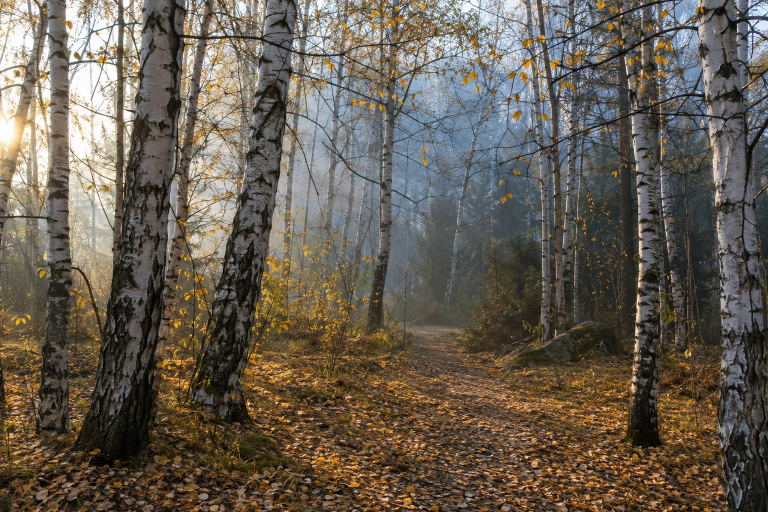
#> input picture photos/birch-grove.jpg, 1536 x 1024 px, given in place of photos, which was not available (shown at 1/2 size)
$ python filter_sheet.py ../photos
#> lines starting #> are read from the running program, lines starting #| are printed output that depends on the picture; after the words box and inside, x2 and y2 are one past the last pixel; in counts of white or black regions, pixels touching at a corner belong together
### spike/filters.py
"""Free, local image filters for painting lessons (#7). Each takes and returns an RGB numpy array.

Called through `spike/tools.py`; kept here so the skill, the contact sheet, and tests share them.
"""

from __future__ import annotations

from pathlib import Path

import cv2
import numpy as np
from PIL import Image, ImageOps

MAX_SIDE = 1536  # same as the image model's inputs; keeps the slower filters quick


def load(path: Path, max_side: int = MAX_SIDE) -> np.ndarray:
    img = ImageOps.exif_transpose(Image.open(path)).convert("RGB")
    img.thumbnail((max_side, max_side))
    return np.asarray(img).copy()


# [4 lines left out: function save, not called in this run]


def lightness(rgb: np.ndarray) -> np.ndarray:
    """Perceived lightness, 0-255 (the L of Lab), which matches how values read to a painter."""
    return cv2.cvtColor(rgb, cv2.COLOR_RGB2LAB)[:, :, 0]


def gray3(channel: np.ndarray) -> np.ndarray:
    return np.dstack([channel] * 3)


def kmeans(samples: np.ndarray, k: int, seed: int = 7) -> tuple[np.ndarray, np.ndarray]:
    """k-means on float32 rows; returns (labels, centers). Seeded so the same picture gives the same result."""
    cv2.setRNGSeed(seed)
    criteria = (cv2.TERM_CRITERIA_EPS + cv2.TERM_CRITERIA_MAX_ITER, 30, 0.5)
    _, labels, centers = cv2.kmeans(samples.astype(np.float32), k, None, criteria, 4, cv2.KMEANS_PP_CENTERS)
    return labels.ravel(), centers


def _fit_assign(rows: np.ndarray, k: int) -> tuple[np.ndarray, np.ndarray]:
    """Fit k-means on a sample of rows (fast on big pictures) and assign every row to its nearest center."""
    rng = np.random.default_rng(7)
    sample = rows if len(rows) <= 60_000 else rows[rng.choice(len(rows), 60_000, replace=False)]
    _, centers = kmeans(sample, k)
    d = ((rows[:, None, :].astype(np.float32) - centers[None, :, :]) ** 2).sum(axis=2)
    return d.argmin(axis=1), centers


# ---------------------------------------------------------------------------
# Filters
# ---------------------------------------------------------------------------


def value_study(rgb: np.ndarray, tones: int = 3) -> np.ndarray:
    """Grayscale reduced to `tones` values, spread evenly from dark to light."""
    L = lightness(rgb)
    labels, centers = _fit_assign(L.reshape(-1, 1), tones)
    order = np.argsort(centers.ravel())
    rank = np.empty(tones, dtype=int)
    rank[order] = np.arange(tones)
    levels = np.linspace(25, 240, tones).astype(np.uint8)  # a painter's darkest dark and lightest light, not pure black/white
    return gray3(levels[rank[labels]].reshape(L.shape))


def notan(rgb: np.ndarray, threshold: int | None = None) -> tuple[np.ndarray, int]:
    """Two values, dark and light. Picks the threshold automatically (Otsu) unless one is given."""
    L = cv2.GaussianBlur(lightness(rgb), (0, 0), max(rgb.shape[:2]) / 400)  # drop speckle so shapes read
    if threshold is None:
        threshold, out = cv2.threshold(L, 0, 255, cv2.THRESH_BINARY + cv2.THRESH_OTSU)
    else:
        _, out = cv2.threshold(L, threshold, 255, cv2.THRESH_BINARY)
    return gray3(out), int(threshold)


def squint(rgb: np.ndarray, amount: float = 2.0) -> np.ndarray:
    """Heavy blur, like squinting at the subject: details go and the big shapes and values stay."""
    return cv2.GaussianBlur(rgb, (0, 0), max(rgb.shape[:2]) * amount / 100)


def palette(rgb: np.ndarray, colors: int = 6) -> list[dict]:
    """The main colors (k-means in Lab), largest share first: [{"hex", "share", "rgb"}]."""
    lab = cv2.cvtColor(rgb, cv2.COLOR_RGB2LAB).reshape(-1, 3)
    labels, centers = _fit_assign(lab, colors)
    counts = np.bincount(labels, minlength=colors)
    swatches = []
    for i in np.argsort(-counts):
        c = cv2.cvtColor(centers[i].reshape(1, 1, 3).astype(np.uint8), cv2.COLOR_LAB2RGB)[0, 0]
        swatches.append({"hex": "#%02x%02x%02x" % tuple(int(v) for v in c), "share": round(float(counts[i]) / len(labels), 3),
                         "rgb": [int(v) for v in c]})
    return swatches


def swatch_image(swatches: list[dict], width: int = 900, height: int = 160) -> np.ndarray:
    """A strip of the palette, each color as wide as its share of the picture."""
    out = np.zeros((height, width, 3), np.uint8)
    x = 0
    for i, s in enumerate(swatches):
        w = width - x if i == len(swatches) - 1 else max(1, round(s["share"] * width))
        out[:, x:x + w] = s["rgb"]
        x += w
    return out


def kuwahara(rgb: np.ndarray, radius: int) -> np.ndarray:
    """Edge-keeping smoothing: each pixel takes the mean of whichever of its four corner windows is flattest.
    Flattens texture into painterly patches while keeping edges sharp."""
    img = rgb.astype(np.float32)
    gray = cv2.cvtColor(rgb, cv2.COLOR_RGB2GRAY).astype(np.float32)
    k = radius + 1
    total = np.zeros_like(img)
    weight_sum = np.zeros_like(gray)
    for ax in (0, radius):
        for ay in (0, radius):
            def box(a):
                return cv2.boxFilter(a, -1, (k, k), anchor=(ax, ay), normalize=True, borderType=cv2.BORDER_REFLECT)
            mean = box(img)
            gm = box(gray)
            var = np.maximum(box(gray * gray) - gm * gm, 0)
            # Soft pick: flatter windows weigh far more, but no hard switch, so no square blocks.
            w = 1.0 / (1.0 + var / 25.0) ** 4
            total += mean * w[:, :, None]
            weight_sum += w
    return np.clip(total / weight_sum[:, :, None], 0, 255).astype(np.uint8)


def simplify(rgb: np.ndarray, strength: int = 2, method: str = "kuwahara") -> np.ndarray:
    """Fewer, flatter shapes. strength 1 (light) to 5 (heavy), scaled to the picture's size."""
    scale = max(rgb.shape[:2]) / 1024
    if method == "meanshift":
        bgr = cv2.cvtColor(rgb, cv2.COLOR_RGB2BGR)
        out = cv2.pyrMeanShiftFiltering(bgr, sp=int(8 * strength * scale), sr=12 + 6 * strength)
        return cv2.cvtColor(out, cv2.COLOR_BGR2RGB)
    out = rgb
    radius = max(2, int(round((2 + 2 * strength) * scale)))
    for _ in range(1 + strength // 2):  # repeated passes merge small patches into bigger ones
        out = kuwahara(out, radius)
    return out


def posterize(rgb: np.ndarray, colors: int = 6, palette_rgb: list[list[int]] | None = None) -> np.ndarray:
    """Every pixel snapped to one of a few colors: its own k-means colors, or the given palette's."""
    lab = cv2.cvtColor(rgb, cv2.COLOR_RGB2LAB).reshape(-1, 3).astype(np.float32)
    if palette_rgb:
        pal = np.array(palette_rgb, np.uint8).reshape(-1, 1, 3)
        centers = cv2.cvtColor(pal, cv2.COLOR_RGB2LAB).reshape(-1, 3).astype(np.float32)
        labels = ((lab[:, None, :] - centers[None, :, :]) ** 2).sum(axis=2).argmin(axis=1)
    else:
        labels, centers = _fit_assign(lab, colors)
    out_lab = centers[labels].reshape(rgb.shape).astype(np.uint8)
    return cv2.cvtColor(out_lab, cv2.COLOR_LAB2RGB)


def edges(rgb: np.ndarray, detail: str = "medium") -> np.ndarray:
    """A clean line drawing for tracing: dark lines on white, small texture dropped."""
    scale = max(rgb.shape[:2]) / 1024
    passes = {"low": 3, "medium": 2, "high": 1}[detail]
    smooth = rgb
    for _ in range(passes):  # flatten texture first so only shape edges remain
        smooth = kuwahara(smooth, max(2, int(4 * scale)))
    gray = cv2.cvtColor(smooth, cv2.COLOR_RGB2GRAY)
    med = float(np.median(gray))
    low, high = int(max(0, 0.66 * med)), int(min(255, 1.33 * med))
    e = cv2.Canny(gray, low, high, L2gradient=True)
    n, labels, stats, _ = cv2.connectedComponentsWithStats(e, connectivity=8)
    min_len = {"low": 60, "medium": 35, "high": 15}[detail] * scale
    keep = np.zeros(n, bool)
    keep[1:] = np.maximum(stats[1:, cv2.CC_STAT_WIDTH], stats[1:, cv2.CC_STAT_HEIGHT]) >= min_len
    e = np.where(keep[labels], 255, 0).astype(np.uint8)
    e = cv2.dilate(e, np.ones((2, 2), np.uint8)) if scale >= 1 else e
    return gray3(255 - e)


def grid(rgb: np.ndarray, cells: int = 4, percent: bool = False) -> np.ndarray:
    """Square grid over the picture, `cells` squares along the longer side, for transferring the drawing. With
    `percent`, lines at every 10% of the width and of the height instead, labeled, so positions read as the
    percentages the lesson text uses on any canvas shape (11x14 run, 2026-11-11)."""
    if percent:
        return percent_grid(rgb)
    out = rgb.copy()
    h, w = rgb.shape[:2]
    step = max(h, w) / cells
    thick = max(1, int(max(h, w) / 600))
    color = (40, 40, 40) if lightness(rgb).mean() > 110 else (230, 230, 230)
    x = step
    while x < w - 1:
        cv2.line(out, (int(x), 0), (int(x), h), color, thick)
        x += step
    y = step
    while y < h - 1:
        cv2.line(out, (0, int(y)), (w, int(y)), color, thick)
        y += step
    return out


# [48 lines left out: functions percent_grid, _variety, _longest_run, find_picture, not called in this run]


def crop(rgb: np.ndarray, box: list[int]) -> np.ndarray:
    x0, y0, x1, y1 = box
    return rgb[max(0, y0):y1, max(0, x0):x1].copy()

### spike/filter_sheet.py
"""Contact sheet of every filter (#7): one row per photo, the photo first, then each filter at its defaults.

    python spike/filter_sheet.py photos/backlit-trees.jpg photos/sleeping-cat.jpg
    python spike/filter_sheet.py photos/*            # every photo

Writes output/filters/sheet.png. Local only, like the photos.
"""

from __future__ import annotations

import argparse
import sys
from pathlib import Path

import numpy as np
from PIL import Image, ImageDraw

sys.path.insert(0, str(Path(__file__).resolve().parent))

import filters as f  # noqa: E402

ROOT = Path(__file__).resolve().parent.parent
TILE = 360


def tiles_for(path: Path) -> list[tuple[str, np.ndarray]]:
    rgb = f.load(path, 1024)
#> in load, img is the input picture: PIL image 1536x1024 RGB; mean R, G, B 102.5, 94, 81.5
    sw = f.palette(rgb)
#> in kmeans, `_, labels, centers = cv2.kmeans(samples.astype(np.float32), k, None, c..`: centers = [[58.34, 130.6, 138.3], [166.5, 129.6, 136.1], [90.26, 131, 139.2], [225, 127.9, 132.5], [25.01, 129, 133.7], [123, 130.2, 135.6]]
#> in palette, `counts = np.bincount(labels, minlength=colors)`: counts = [145851, 92955, 180705, 47010, 92581, 140290]
#> the loop in palette, `for i in np.argsort(-counts):` made 6 passes
#> (i, c) on passes 1, 2, 3, 4, 6: (2, [93, 81, 66]), (0, [63, 53, 40]), (5, [123, 113, 103]), (1, [166, 157, 144]), (3, [223, 222, 214])
#> after the loop in palette, `for i in np.argsort(-counts):`: swatches = 6 items
    strip = f.swatch_image(sw, rgb.shape[1], max(1, rgb.shape[0] // 4))
    pal = np.vstack([f.posterize(rgb, palette_rgb=[s["rgb"] for s in sw]), strip])
    return [
        ("photo", rgb),
        ("value-study 3", f.value_study(rgb, 3)),
        ("value-study 5", f.value_study(rgb, 5)),
        ("notan", f.notan(rgb)[0]),
        ("squint", f.squint(rgb)),
        ("palette (posterized to it)", pal),
        ("simplify kuwahara", f.simplify(rgb)),
        ("simplify meanshift", f.simplify(rgb, method="meanshift")),
        ("posterize 6", f.posterize(rgb)),
        ("edges", f.edges(rgb)),
        ("grid", f.grid(rgb)),
    ]


def fit(rgb: np.ndarray) -> Image.Image:
    img = Image.fromarray(rgb)
    img.thumbnail((TILE, TILE))
    tile = Image.new("RGB", (TILE, TILE), (245, 245, 245))
    tile.paste(img, ((TILE - img.width) // 2, (TILE - img.height) // 2))
    return tile


def main() -> None:
    ap = argparse.ArgumentParser(description=__doc__, formatter_class=argparse.RawDescriptionHelpFormatter)
    ap.add_argument("photos", nargs="+", type=Path)
    ap.add_argument("--out", type=Path, default=ROOT / "output" / "filters" / "sheet.png")
    a = ap.parse_args()

    rows = [tiles_for(p) for p in a.photos]
#> the loop in swatch_image, `for i, s in enumerate(swatches):` made 6 passes
#> (s, w, x) on passes 1 to 6: ({'hex': '#5d5142', 'share': 0.258, 'rgb': [93, 81, 66]}, 264, 264), ({'hex': '#3f3528', 'share': 0.209, 'rgb': [63, 53, 40]}, 214, 478), ({'hex': '#7b7167', 'share': 0.201, 'rgb': [123, 113, 103]}, 206, 684), ({'hex': '#a69d90', 'share': 0.133, 'rgb': [166, 157, 144]}, 136, 820), ({'hex': '#1f1a14', 'share': 0.132, 'rgb': [31, 26, 20]}, 135, 955), ({'hex': '#dfded6', 'share': 0.067, 'rgb': [223, 222, 214]}, 69, 1024)
#> after the loop in swatch_image, `for i, s in enumerate(swatches):`: x = 1024
#> in posterize, `pal = np.array(palette_rgb, np.uint8).reshape(-1, 1, 3)`: pal = [[93, 81, 66], [63, 53, 40], [123, 113, 103], [166, 157, 144], [31, 26, 20], [223, 222, 214]]
#> in posterize, `centers = cv2.cvtColor(pal, cv2.COLOR_RGB2LAB).reshape(-1, 3).astype(n..`: centers = [[90, 130, 139], [58, 129, 138], [123, 130, 135], [166, 129, 136], [25, 130, 133], [225, 127, 132]]
#> in value_study, `labels, centers = _fit_assign(L.reshape(-1, 1), tones)`: centers = [48.18, 108.5, 190]
#> in value_study, `order = np.argsort(centers.ravel())`: order = [0, 1, 2]
#> in value_study, `levels = np.linspace(25, 240, tones).astype(np.uint8)  # a painter's d..`: levels = [25, 132, 240]
#> in notan, `threshold, out = cv2.threshold(L, 0, 255, cv2.THRESH_BINARY + cv2.THRE..`:
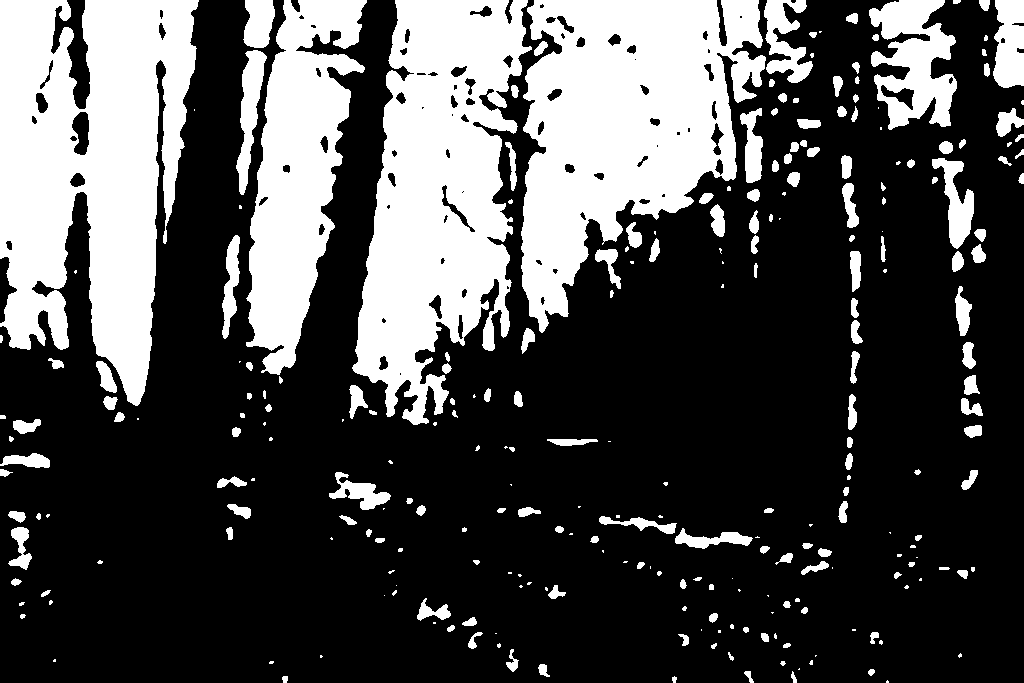
#> out: shape (683, 1024); 30% white; 268 white regions (94 under 20 px), largest, box (x1, y1, x2, y2) and area: (0, 0, 199, 406) 53477, (521, 0, 766, 333) 47938, (352, 0, 532, 425) 45737
#> in notan, `threshold, out = cv2.threshold(L, 0, 255, cv2.THRESH_BINARY + cv2.THRE..`: threshold = 117
#> in squint, `return cv2.GaussianBlur(rgb, (0, 0), max(rgb.shape[:2]) * amount / 100)`:
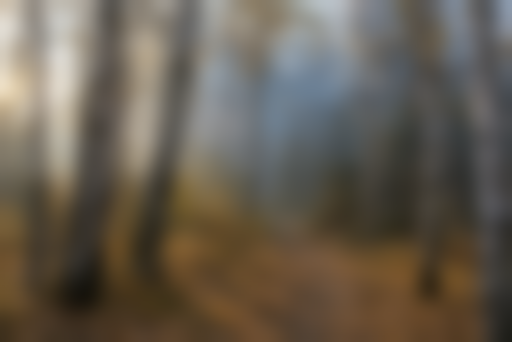
#> returned value: shape (683, 1024, 3) (shown at 1/2 size); mean of channels 0, 1, 2 102.6, 94, 81.5; drawn as R, G, B
#> in simplify, `scale = max(rgb.shape[:2]) / 1024`: scale = 1
#> in simplify, `radius = max(2, int(round((2 + 2 * strength) * scale)))`: radius = 6
#> the loop in simplify, `for _ in range(1 + strength // 2):` made 2 passes
#> k in kuwahara on passes 1 to 2: 7, 7
#> call 2 of simplify, with strength = 2, method = 'meanshift'
#> in simplify (call 2), `bgr = cv2.cvtColor(rgb, cv2.COLOR_RGB2BGR)`:
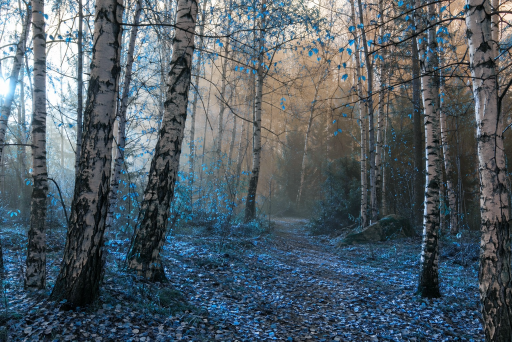
#> bgr: shape (683, 1024, 3) (shown at 1/2 size); mean R, G, B 81.5, 94, 102.5
#> in edges, `scale = max(rgb.shape[:2]) / 1024`: scale = 1
#> in edges, `med = float(np.median(gray))`: med = 82
#> in edges, `low, high = int(max(0, 0.66 * med)), int(min(255, 1.33 * med))`: low = 54; high = 109
#> in edges, `n, labels, stats, _ = cv2.connectedComponentsWithStats(e, connectivity..`:
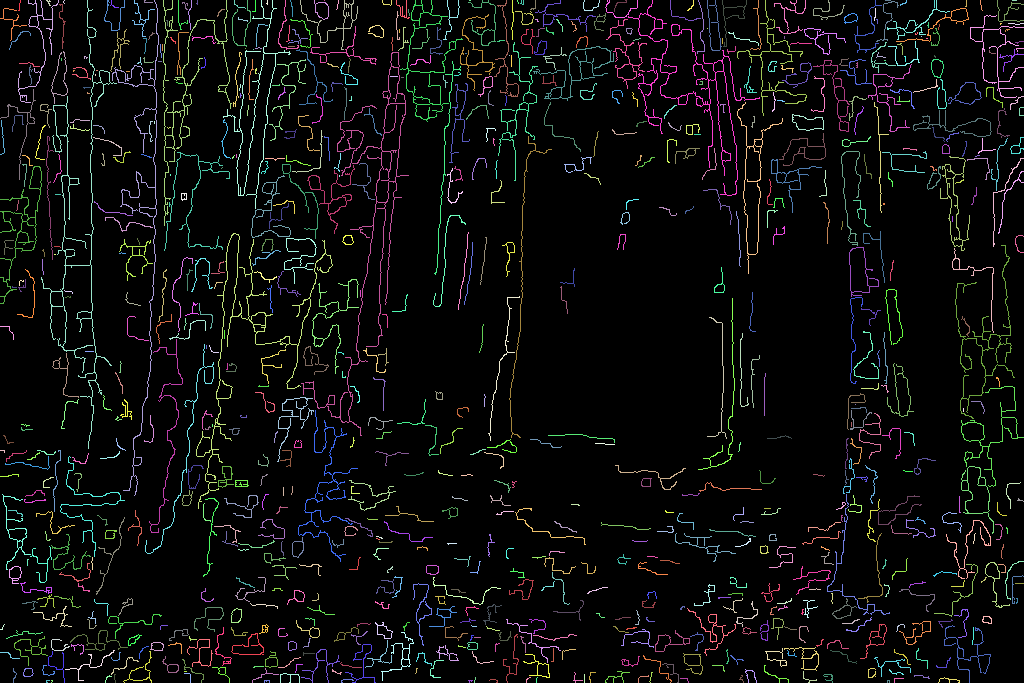
#> labels: shape (683, 1024) int32; 846 distinct labels, from 0 to 845; one colour per label, 0 black
#> in edges, `n, labels, stats, _ = cv2.connectedComponentsWithStats(e, connectivity..`: n = 846; stats = 846 rows, first 6: [0, 0, 1024, 683, 649003], [18, 0, 3, 11, 12], [18, 0, 41, 103, 305], [46, 0, 5, 6, 13], [63, 0, 2, 4, 4], [41, 0, 76, 449, 1385]
#> in edges, `min_len = {"low": 60, "medium": 35, "high": 15}[detail] * scale`: min_len = 35
#> in grid, `color = (40, 40, 40) if lightness(rgb).mean() > 110 else (230, 230, 230)`: color = (230, 230, 230)
#> after the loop in grid, `while x < w - 1:`:
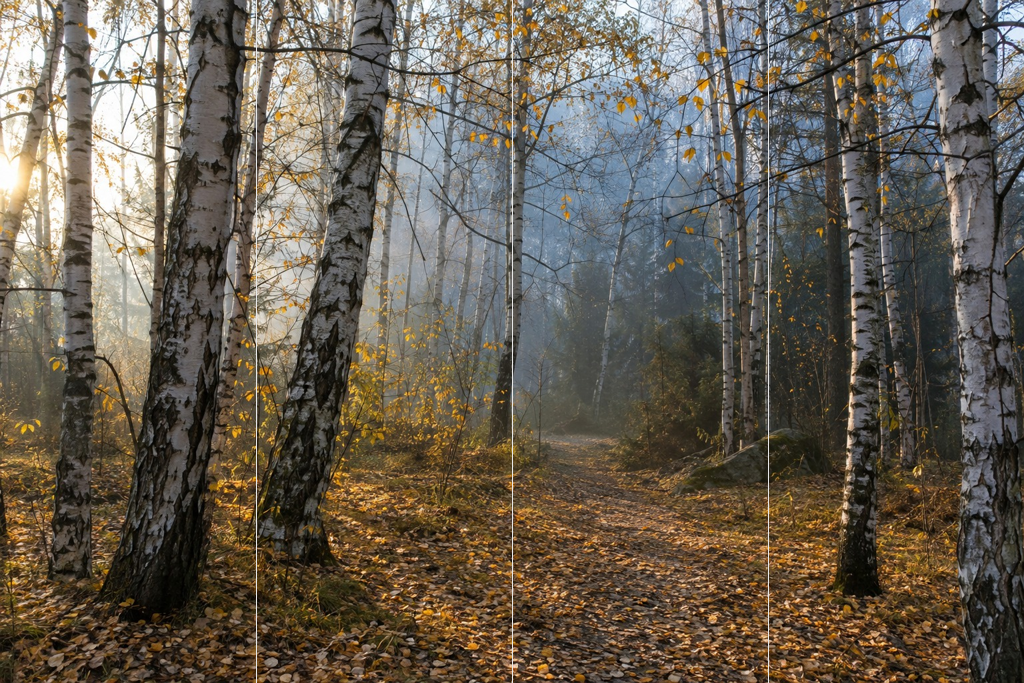
#> out: shape (683, 1024, 3); mean of channels 0, 1, 2 102.9, 94.4, 81.9; drawn as R, G, B
#> after the loop in grid, `while x < w - 1:`: x = 1024
#> after the loop in grid, `while y < h - 1:`:
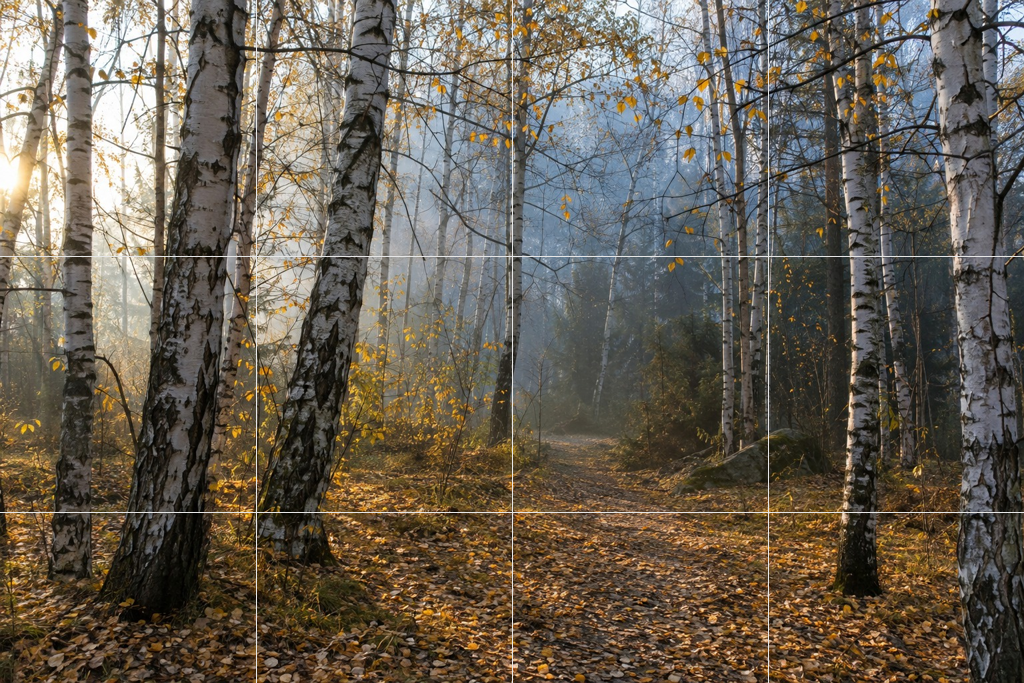
#> out: shape (683, 1024, 3); 0.29% of pixels changed, all inside (x1, y1, x2, y2) = (0, 256, 1024, 513); drawn as R, G, B
#> after the loop in grid, `while y < h - 1:`: y = 768
#> rows = 1 item
    label_h = 26
    cols = len(rows[0])
#> cols = 11
    sheet = Image.new("RGB", (cols * TILE, len(rows) * (TILE + label_h)), "white")
#> sheet: PIL image 3960x386 RGB; every value is 255
    draw = ImageDraw.Draw(sheet)
    for r, row in enumerate(rows):
        y = r * (TILE + label_h)
        for c, (label, img) in enumerate(row):
            draw.text((c * TILE + 6, y + 6), f"{a.photos[r].stem}: {label}" if c == 0 else label, fill=(20, 20, 20))
            sheet.paste(fit(img), (c * TILE, y + label_h))
#> this loop made 1 pass
#> (r, y) on pass 1: (0, 0)
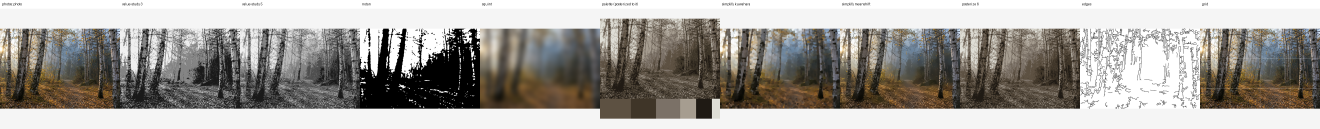
#> sheet: PIL image 3960x386 RGB (shown at 1/3 size); mean R, G, B 161.4, 158, 153.1
    a.out.parent.mkdir(parents=True, exist_ok=True)
    sheet.save(a.out)
    print(a.out)


if __name__ == "__main__":
    main()
